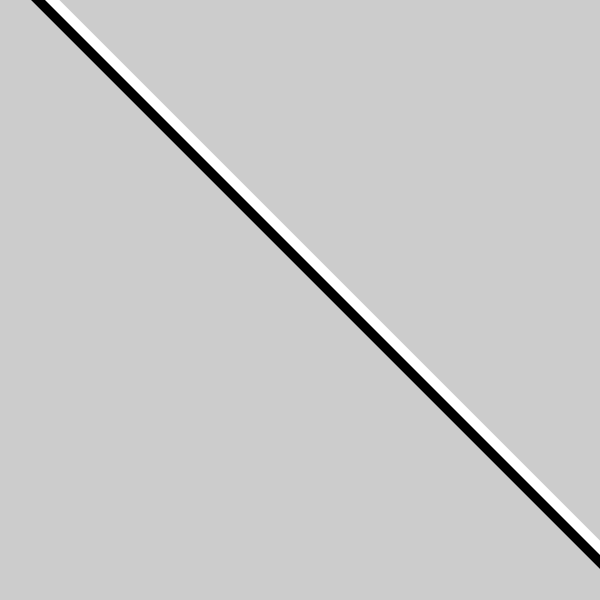
Frame 1 (no input)
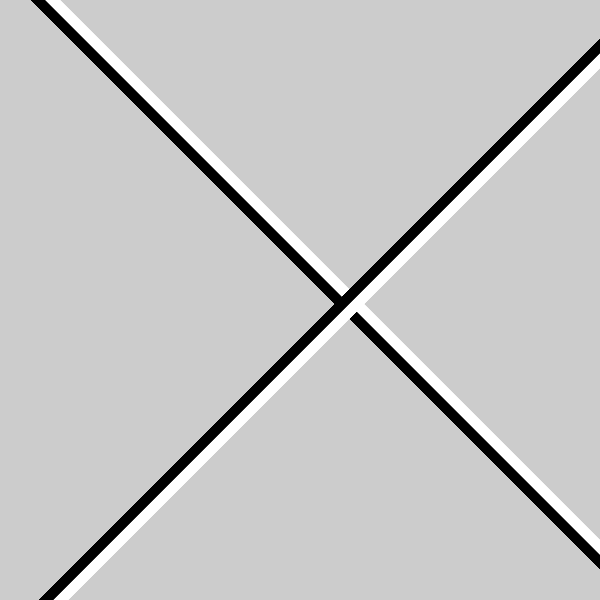
Frame 60 (the mouse pressed at the canvas centre just before this capture)
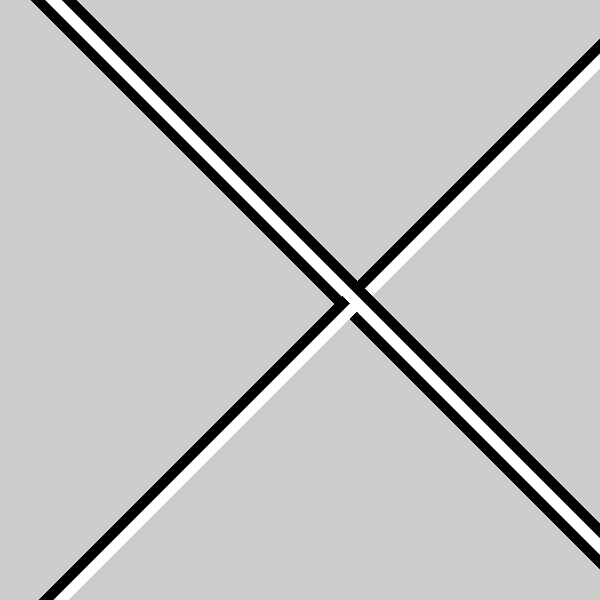
Frame 120 (the mouse held since frame 60 and released just before this capture)

The Processing sketch that drew these frames (run headless with seeded random() and noise(); from frame 60 on, the mouse is pressed at the canvas centre):

// Processing sketch: processing_168664
// ── processing_168664.pde

void setup(){
  size(600, 600);
}

void draw(){
  float my_angle = map(second(), 0, 1, 0, PI/2);
  float my_pos = map(second(), 0, 73, 0, 600);
  
  pushMatrix();
  translate(my_pos, height/2);
  rotate(my_angle+radians(45));
  rectMode(CENTER);
  noStroke();
  fill(0);
  rect(0,-5, 1000,10);
  fill(255);
  rect(0,5, 1000,10);
  popMatrix();
}
